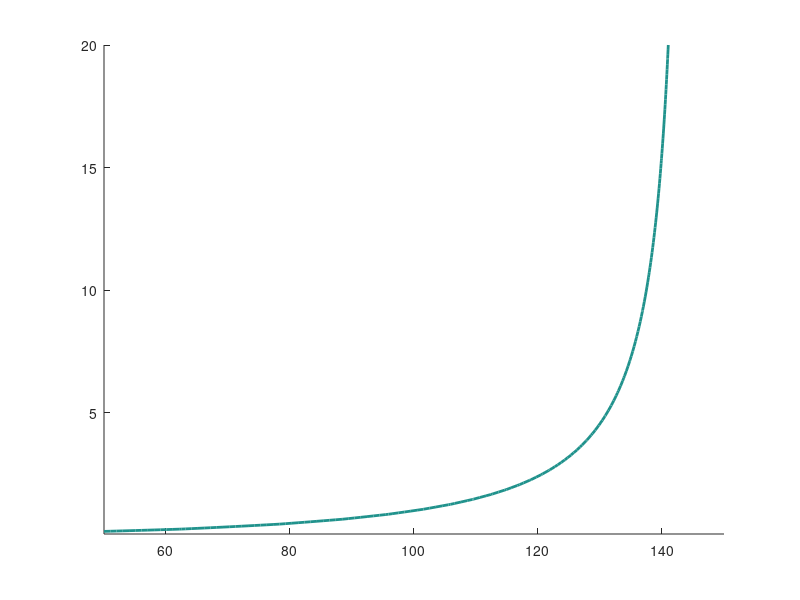

Recreate this plot in MATLAB. (Note: this script raises an error after producing the figure.)
clear
close all

% パラメーター
Y = 30; 
r = 1.025 ^ Y - 1;
gamma = 2; 
w1 = 100;

% グリッド（ratio と w2 の2次元グリッドを作成）
ratio_grid = linspace(0.05, 20, 100); 
w2_grid = linspace(50, 150, 100);
[Ratio, W2] = meshgrid(ratio_grid, w2_grid);

R0_val = zeros(size(Ratio)); 

% 各グリッドポイントでの計算
for i = 1:size(Ratio, 1)
    for j = 1:size(Ratio, 2)
        ratio = Ratio(i, j);
        w2 = W2(i, j);
        rho = r / ratio;
        X = (1+r)/(1+rho);

        % 貯蓄 a=0 のときのオイラー方程式の残差関数 R(0) の値
        % R(0) < 0 が貯蓄0の領域なので、境界は R(0) = 0 の部分
        R0_val(i,j) = X * (w1 / w2)^gamma - 1;
    end
end

% グラフの描画
figure;
% R(0) = 0 の等高線を引くことで境界線を描画
contour(W2, Ratio, R0_val, [0 0], 'LineWidth', 2, 'Color', 'r');

xlabel('w_2 (2期の所得)');
ylabel('ratio = r / rho');
title('制約ありで貯蓄が0になる境界線');
grid on;
